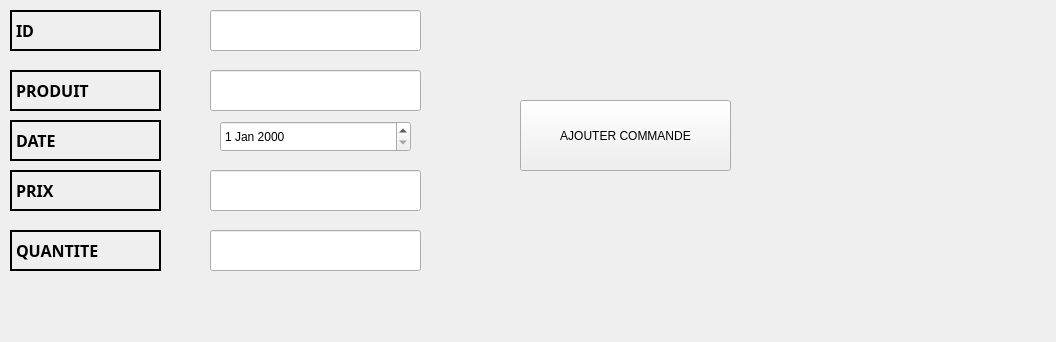
      <widget class="QWidget" name="tab_5">
       <attribute name="title">
        <string>ajouter</string>
       </attribute>
       <widget class="QLabel" name="label_2">
        <property name="geometry">
         <rect>
          <x>6</x>
          <y>12</y>
          <width>1041</width>
          <height>321</height>
         </rect>
        </property>
        <property name="text">
         <string/>
        </property>
       </widget>
       <widget class="QLabel" name="label_32">
        <property name="geometry">
         <rect>
          <x>10</x>
          <y>10</y>
          <width>151</width>
          <height>41</height>
         </rect>
        </property>
        <property name="font">
         <font>
          <family>Arial Black</family>
          <pointsize>12</pointsize>
          <weight>75</weight>
          <bold>true</bold>
         </font>
        </property>
        <property name="contextMenuPolicy">
         <enum>Qt::DefaultContextMenu</enum>
        </property>
        <property name="frameShape">
         <enum>QFrame::WinPanel</enum>
        </property>
        <property name="text">
         <string>ID</string>
        </property>
       </widget>
       <widget class="QLabel" name="label_33">
        <property name="geometry">
         <rect>
          <x>10</x>
          <y>70</y>
          <width>151</width>
          <height>41</height>
         </rect>
        </property>
        <property name="font">
         <font>
          <family>Arial Black</family>
          <pointsize>12</pointsize>
          <weight>75</weight>
          <bold>true</bold>
         </font>
        </property>
        <property name="contextMenuPolicy">
         <enum>Qt::DefaultContextMenu</enum>
        </property>
        <property name="frameShape">
         <enum>QFrame::WinPanel</enum>
        </property>
        <property name="text">
         <string>PRODUIT</string>
        </property>
       </widget>
       <widget class="QLabel" name="label_34">
        <property name="geometry">
         <rect>
          <x>10</x>
          <y>120</y>
          <width>151</width>
          <height>41</height>
         </rect>
        </property>
        <property name="font">
         <font>
          <family>Arial Black</family>
          <pointsize>12</pointsize>
          <weight>75</weight>
          <bold>true</bold>
         </font>
        </property>
        <property name="contextMenuPolicy">
         <enum>Qt::DefaultContextMenu</enum>
        </property>
        <property name="frameShape">
         <enum>QFrame::WinPanel</enum>
        </property>
        <property name="text">
         <string>DATE</string>
        </property>
       </widget>
       <widget class="QLabel" name="label_35">
        <property name="geometry">
         <rect>
          <x>10</x>
          <y>170</y>
          <width>151</width>
          <height>41</height>
         </rect>
        </property>
        <property name="font">
         <font>
          <family>Arial Black</family>
          <pointsize>12</pointsize>
          <weight>75</weight>
          <bold>true</bold>
         </font>
        </property>
        <property name="contextMenuPolicy">
         <enum>Qt::DefaultContextMenu</enum>
        </property>
        <property name="frameShape">
         <enum>QFrame::WinPanel</enum>
        </property>
        <property name="text">
         <string>PRIX</string>
        </property>
       </widget>
       <widget class="QLabel" name="label_36">
        <property name="geometry">
         <rect>
          <x>10</x>
          <y>230</y>
          <width>151</width>
          <height>41</height>
         </rect>
        </property>
        <property name="font">
         <font>
          <family>Arial Black</family>
          <pointsize>12</pointsize>
          <weight>75</weight>
          <bold>true</bold>
         </font>
        </property>
        <property name="contextMenuPolicy">
         <enum>Qt::DefaultContextMenu</enum>
        </property>
        <property name="frameShape">
         <enum>QFrame::WinPanel</enum>
        </property>
        <property name="text">
         <string>QUANTITE</string>
        </property>
       </widget>
       <widget class="QLineEdit" name="lineEdit">
        <property name="geometry">
         <rect>
          <x>210</x>
          <y>10</y>
          <width>211</width>
          <height>41</height>
         </rect>
        </property>
       </widget>
       <widget class="QLineEdit" name="lineEdit_2">
        <property name="geometry">
         <rect>
          <x>210</x>
          <y>70</y>
          <width>211</width>
          <height>41</height>
         </rect>
        </property>
       </widget>
       <widget class="QLineEdit" name="lineEdit_4">
        <property name="geometry">
         <rect>
          <x>210</x>
          <y>170</y>
          <width>211</width>
          <height>41</height>
         </rect>
        </property>
       </widget>
       <widget class="QLineEdit" name="lineEdit_5">
        <property name="geometry">
         <rect>
          <x>210</x>
          <y>230</y>
          <width>211</width>
          <height>41</height>
         </rect>
        </property>
       </widget>
       <widget class="QPushButton" name="ajouterc_2">
        <property name="geometry">
         <rect>
          <x>520</x>
          <y>100</y>
          <width>211</width>
          <height>71</height>
         </rect>
        </property>
        <property name="text">
         <string>AJOUTER COMMANDE</string>
        </property>
       </widget>
       <widget class="QDateEdit" name="dateEdit">
        <property name="geometry">
         <rect>
          <x>220</x>
          <y>121</y>
          <width>191</width>
          <height>31</height>
         </rect>
        </property>
       </widget>
      </widget>
